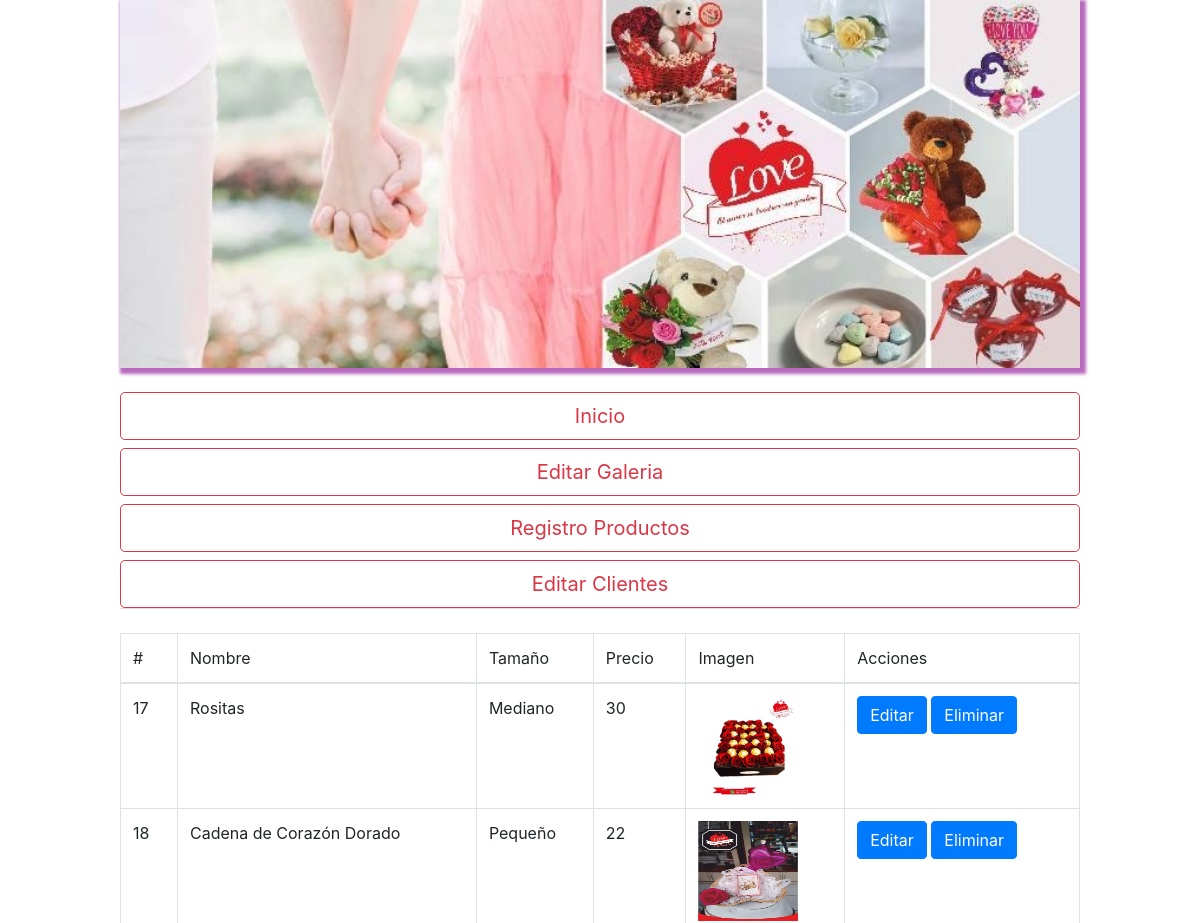
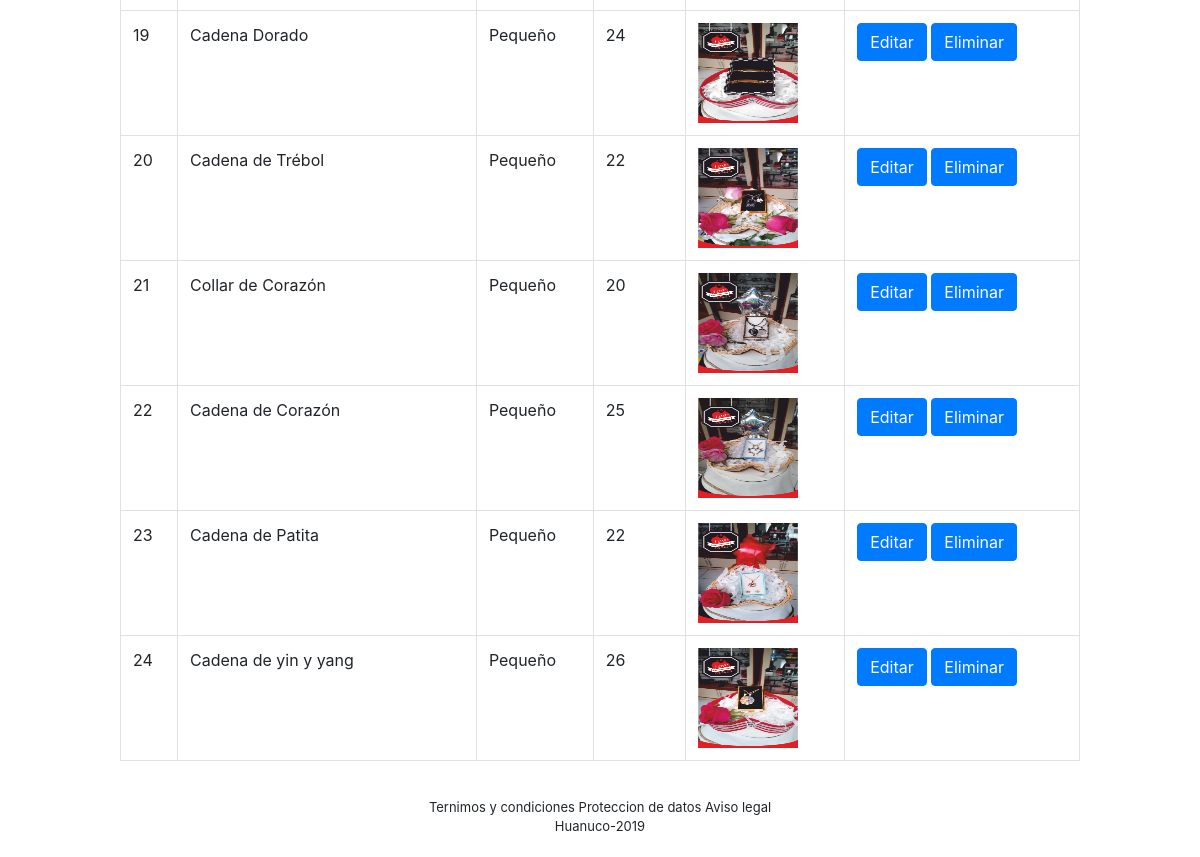
The app's page /galeria_edit/ with its own data (2 pictures, top to bottom).
### tienda/models.py (models this page shows, shortened)
class Producto(models.Model):
	id_producto = models.AutoField(primary_key = True)
	nombre = models.CharField(max_length = 30)
	tamaño = models.CharField(max_length = 30)
	precio = models.IntegerField()
	imagen = models.ImageField(upload_to = 'img')

### tienda/views.py (the view)
# urls.py: path('galeria_edit/', views.mostrar_pro, name= 'mostrar_pro'),
def mostrar_pro(request):
	producto =Producto.objects.all()
	contexto = {'productos':producto}
	return render(request, 'galeria_edit.html', contexto)

### tienda/templates/galeria_edit.html
{% extends 'base.html' %}
{% block nav %}
<nav>
  	<div class="nav nav-tabs" id="nav-tab" role="tablist">
    	<a class="btn btn-outline-danger btn-lg btn-block" id="nav-home-tab" data-toggle="tab" href="/index2" role="tab" aria-controls="nav-home" aria-selected="true">Inicio</a>
    	<a class="btn btn-outline-danger btn-lg btn-block" id="nav-profile-tab" data-toggle="tab" href="/galeria_edit" role="tab" aria-controls="nav-profile" aria-selected="false">Editar Galeria</a>
    	<a class="btn btn-outline-danger btn-lg btn-block" id="nav-contact-tab" data-toggle="tab" href="/registro_pro" role="tab" aria-controls="nav-contact" aria-selected="false">Registro Productos</a>
      <a class="btn btn-outline-danger btn-lg btn-block" id="nav-contact-tab" data-toggle="tab" href="/cliente_edit" role="tab" aria-controls="nav-contact" aria-selected="false">Editar Clientes</a>
  	</div>
</nav>
<br>
{% endblock %}
{% block content %}
<table class="table table-bordered">
	<thead>
		<tr>
			<td>#</td>
			<td>Nombre</td>
			<td>Tamaño</td>
			<td>Precio</td>
			<td>Imagen</td>
			<td>Acciones</td>
		</tr>
	</thead>
	<tbody>
		{% if productos %}
		{% for producto in productos %}
		<tr>
			<td>{{ producto.id_producto}}</td>
			<td>{{ producto.nombre }}</td>
			<td>{{ producto.tamaño }}</td>
			<td>{{ producto.precio }}</td>
			<td><img src="{{ producto.imagen.url }}" width="100px" height="100px"></td>
			<td>
				<a class="btn btn-primary" href="{% url 'editar_pro' producto.id_producto %}">Editar</a>
				<a class="btn btn-primary" href="{% url 'eliminar_pro' producto.id_producto %}">Eliminar</a>
			</td>
		</tr>
		{% endfor %}
		{% else %}
		<h1>No hay registro de productos</h1>
		{% endif %}
	</tbody>
</table>
{% endblock %}

### static/css/estilo.css (style rules this page uses)
* { background:#fff; padding: 0px; margin: 0px; }
body { width: 80%; background: #fff; max-width: 1000px; margin: auto; }

### records on screen
Producto: id_producto "17", nombre "Rositas", tamaño "Mediano", precio "30", imagen (picture)
Producto: id_producto "18", nombre "Cadena de Corazón Dorado", tamaño "Pequeño", precio "22", imagen (picture)
Producto: id_producto "19", nombre "Cadena Dorado", tamaño "Pequeño", precio "24", imagen (picture)
Producto: id_producto "20", nombre "Cadena de Trébol", tamaño "Pequeño", precio "22", imagen (picture)
Producto: id_producto "21", nombre "Collar de Corazón", tamaño "Pequeño", precio "20", imagen (picture)
Producto: id_producto "22", nombre "Cadena de Corazón", tamaño "Pequeño", precio "25", imagen (picture)
Producto: id_producto "23", nombre "Cadena de Patita", tamaño "Pequeño", precio "22", imagen (picture)
Producto: id_producto "24", nombre "Cadena de yin y yang", tamaño "Pequeño", precio "26", imagen (picture)
